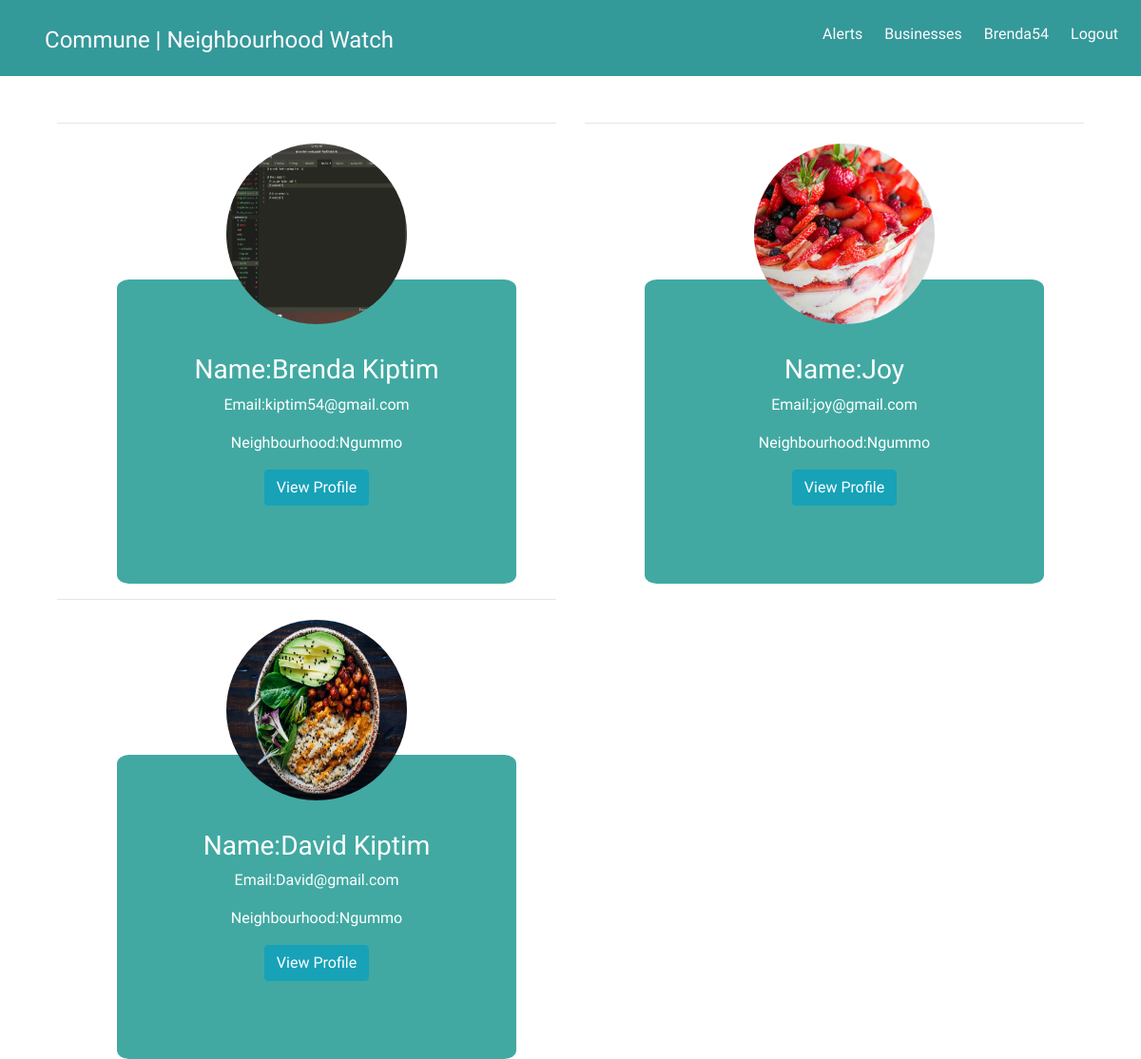
/neighbours/ (signed in), run on the app's committed database.
### communeapp/models.py (models this page shows, shortened)
class Profile(models.Model):
    name=models.CharField(max_length=50)
    profile_image = models.ImageField(upload_to = 'articles/')
    user=models.OneToOneField(User, on_delete=models.CASCADE)
    neighbourhood=models.ForeignKey(Neighbourhood, null=True)
    email=models.CharField(max_length=100)
    email_confirmed=models.BooleanField(default=False)
    def __str__(self):
        return self.user.username

class Neighbourhood(models.Model):
    neighbourhood_name=models.CharField(max_length=250)
    location=models.CharField(max_length=200)
    occupation_count=models.IntegerField()
    def __str__(self):
        return self.neighbourhood_name

### communeapp/views.py (the view)
# urls.py: url(r'^neighbours/$', views.see_neighbours, name='see_neighbours'),
def see_neighbours(request):
    title="Commune | Neighbours"
    current_user=request.user
    profile_email=current_user.email
    profile=Profile.objects.get(email=profile_email)
    print(profile)
    neighbourhood=profile.neighbourhood
    print(neighbourhood)
    neighbours=Profile.objects.filter(neighbourhood=neighbourhood)
    print(neighbours)
    return render(request, 'views/neighbours.html', {"neighbours":neighbours})

### communeapp/templates/views/neighbours.html (shortened to what this page needs)
{% extends 'views/base.html' %}
{% load bootstrap3  %}
{% load static %}
{% block content %}
<div class="container">
    <div class="row">
        <div class="col-md-6">
            </div>
            </div>
            </div>
            <div class="container">
                <div class="row">
                        {% for neighbour in neighbours %}
                    <div class="col-md-6">
                            <div id="profilepage">
                    <hr>
                    <img id="neighbourimage" src="{{neighbour.profile_image.url}}" class="img-responsive" alt="">
                    <div class="profilecontent text-center">
                            <h3>Name:{{neighbour.name}}</h3>
                            <p>Email:{{neighbour.email}}</p>
                            <p>Neighbourhood:{{neighbour.neighbourhood}}</p>
                            <a href="{% url 'business_profile' id=neighbour.id %}" class="btn btn-info">View Profile</a>
                            </div>
                            </div>
                    </div>
                    {% endfor %}
                </div>
            </div>
{% endblock %}

### communeapp/templates/navbar.html (shortened to what this page needs)
<!DOCTYPE html>
<html lang="en">
<head>
    {% load static %}
    <link rel="stylesheet" href="{% static 'css/base.css' %}">
</head>
<body>
              <nav>
                <ul id="navnav">
                  <li id="brand"><a href="{% url 'landingpage'%}">Commune | Neighbourhood Watch</a></li>
                  {% if user.is_authenticated %}
                  <li id="bodynav"><a href="{% url 'logout'%}">Logout</a></li>
                  {%else%}
                  <li id="bodynav"><a href="{% url 'login'%}">Login</a></li>
                  {% endif %}
                  <li id="bodynav"><a href="{% url 'view_profile' %}">{{user.username}}</a></li>
                  <li id="bodynav"><a href="{% url 'view_businesses'%}">Businesses</a></li>
                  <li id="bodynav"><a href="{% url 'view_messages' %}">Alerts</a></li>
                </ul>
              </nav>
</body>
</html>

### static/css/base.css (style rules this page uses)
* { margin:0; padding:0px; padding-right:0px; padding-left:0px; font-family: 'Andika', sans-serif; }
body, .container-fluid, .row, .col-xs-12 { margin:0; padding:0px; padding-right:0px; padding-left:0px; margin-top: 0px; margin-right:0px; position: relative; }
.profilecontent { background:#41A9A2; bottom:20%; margin-left:12%; width:80%; color:white; height:40vh; padding-top:15%; margin-top:-10%; border-radius:3%; }
img { margin-top:0; }
nav { margin:0; padding:0px; height:10vh; background:white; background-attachment: fixed; margin-bottom:2%; }
nav ul { padding:2%; }
nav li { list-style-type: none; display: inline-block; margin-left:2%; }
nav #bodynav { float:right; }
nav #brand { float:left; font-size:150%; margin-bottom:3px; }
a, a:hover { color:#41A9A2; }
#neighbourimage { height: 200px; width: 200px; padding: 5px; text-align: center; border-radius: 50%; position: relative; left:33%; display: inline-block; }

### data on the page
Profile: profile_image (picture), name "Brenda Kiptim", email "kiptim54@gmail.com", neighbourhood "Ngummo"
Profile: profile_image (picture), name "Joy", email "joy@gmail.com", neighbourhood "Ngummo"
Profile: profile_image (picture), name "David Kiptim", email "David@gmail.com", neighbourhood "Ngummo"

### other printed values
{{ user.username }} "Brenda54"
